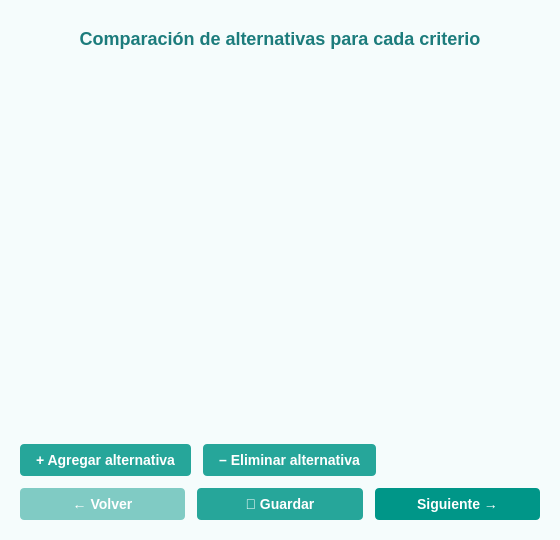
<?xml version="1.0" encoding="UTF-8"?>
<ui version="4.0">
 <class>Widget_AlternativesTableWidget</class>
 <widget class="QWidget" name="Widget_AlternativesTableWidget">
  <property name="geometry">
   <rect>
    <x>0</x>
    <y>0</y>
    <width>560</width>
    <height>540</height>
   </rect>
  </property>
  <property name="windowTitle">
   <string>Matrices de alternativas por criterio</string>
  </property>
  <property name="styleSheet">
   <string notr="true">
    QWidget {
        background-color: #F5FCFC;
        font-family: "Segoe UI", "Roboto", sans-serif;
        font-size: 14px;
        color: #2C3E50;
    }
    QLabel#titleLabel {
        font-size: 18px;
        font-weight: bold;
        color: #1C7C7C;
        padding: 8px;
    }
    QScrollArea {
        border: none;
        background-color: transparent;
    }
    QGroupBox {
        background-color: #FFFFFF;
        border: 1px solid #B2DFDB;
        border-radius: 8px;
        margin-top: 12px;
        padding-top: 16px;
        font-weight: bold;
        color: #00695C;
    }
    QGroupBox::title {
        subcontrol-origin: margin;
        subcontrol-position: top left;
        padding: 4px 12px;
        background-color: #E0F2F1;
        border-radius: 4px;
        color: #004D40;
    }
    QTableWidget {
        background-color: #FFFFFF;
        border: 1px solid #B2DFDB;
        border-radius: 4px;
        gridline-color: #E0F2F1;
        selection-background-color: #B2DFDB;
        selection-color: #004D40;
    }
    QHeaderView::section {
        background-color: #E0F2F1;
        color: #00695C;
        padding: 6px;
        border: 1px solid #B2DFDB;
        font-weight: bold;
    }
    QPushButton {
        background-color: #26A69A;
        color: white;
        border: none;
        border-radius: 4px;
        padding: 8px 16px;
        font-weight: bold;
    }
    QPushButton:hover {
        background-color: #00897B;
    }
    QPushButton:pressed {
        background-color: #00796B;
    }
    QPushButton#backButton {
        background-color: #80CBC4;
    }
    QPushButton#backButton:hover {
        background-color: #4DB6AC;
    }
    QPushButton#saveButton {
        background-color: #26A69A;
    }
    QPushButton#saveButton:hover {
        background-color: #00897B;
    }
    QPushButton#nextButton {
        background-color: #009688;
    }
    QPushButton#nextButton:hover {
        background-color: #00796B;
    }
   </string>
  </property>
  <layout class="QVBoxLayout" name="mainLayout">
   <property name="spacing">
    <number>12</number>
   </property>
   <property name="leftMargin">
    <number>20</number>
   </property>
   <property name="topMargin">
    <number>20</number>
   </property>
   <property name="rightMargin">
    <number>20</number>
   </property>
   <property name="bottomMargin">
    <number>20</number>
   </property>
   <item>
    <widget class="QLabel" name="titleLabel">
     <property name="text">
      <string>Comparación de alternativas para cada criterio</string>
     </property>
     <property name="alignment">
      <set>Qt::AlignCenter</set>
     </property>
    </widget>
   </item>
   <item>
    <widget class="QScrollArea" name="scrollArea">
     <property name="widgetResizable">
      <bool>true</bool>
     </property>
     <widget class="QWidget" name="criteriaContainer">
      <property name="geometry">
       <rect>
        <x>0</x>
        <y>0</y>
        <width>518</width>
        <height>300</height>
       </rect>
      </property>
      <layout class="QVBoxLayout" name="criteriaLayout">
       <property name="spacing">
        <number>12</number>
       </property>
      </layout>
     </widget>
    </widget>
   </item>
   <item>
    <layout class="QHBoxLayout" name="buttonsLayout">
     <property name="spacing">
      <number>12</number>
     </property>
     <item>
      <widget class="QPushButton" name="addAlternativeButton">
       <property name="text">
        <string>+ Agregar alternativa</string>
       </property>
      </widget>
     </item>
     <item>
      <widget class="QPushButton" name="removeAlternativeButton">
       <property name="text">
        <string>– Eliminar alternativa</string>
       </property>
      </widget>
     </item>
     <item>
      <spacer name="horizontalSpacer">
       <property name="orientation">
        <enum>Qt::Horizontal</enum>
       </property>
       <property name="sizeHint" stdset="0">
        <size>
         <width>40</width>
         <height>20</height>
        </size>
       </property>
      </spacer>
     </item>
    </layout>
   </item>
   <item>
    <layout class="QHBoxLayout" name="navigationLayout">
     <property name="spacing">
      <number>12</number>
     </property>
     <item>
      <widget class="QPushButton" name="backButton">
       <property name="text">
        <string>← Volver</string>
       </property>
       <property name="toolTip">
        <string>Regresar a la vista de criterios</string>
       </property>
      </widget>
     </item>
     <item>
      <widget class="QPushButton" name="saveButton">
       <property name="text">
        <string>💾 Guardar</string>
       </property>
       <property name="toolTip">
        <string>Guardar el estado actual de las matrices</string>
       </property>
      </widget>
     </item>
     <item>
      <widget class="QPushButton" name="nextButton">
       <property name="text">
        <string>Siguiente →</string>
       </property>
       <property name="toolTip">
        <string>Continuar al siguiente paso del proceso</string>
       </property>
      </widget>
     </item>
    </layout>
   </item>
  </layout>
 </widget>
 <resources/>
 <connections/>
</ui>
